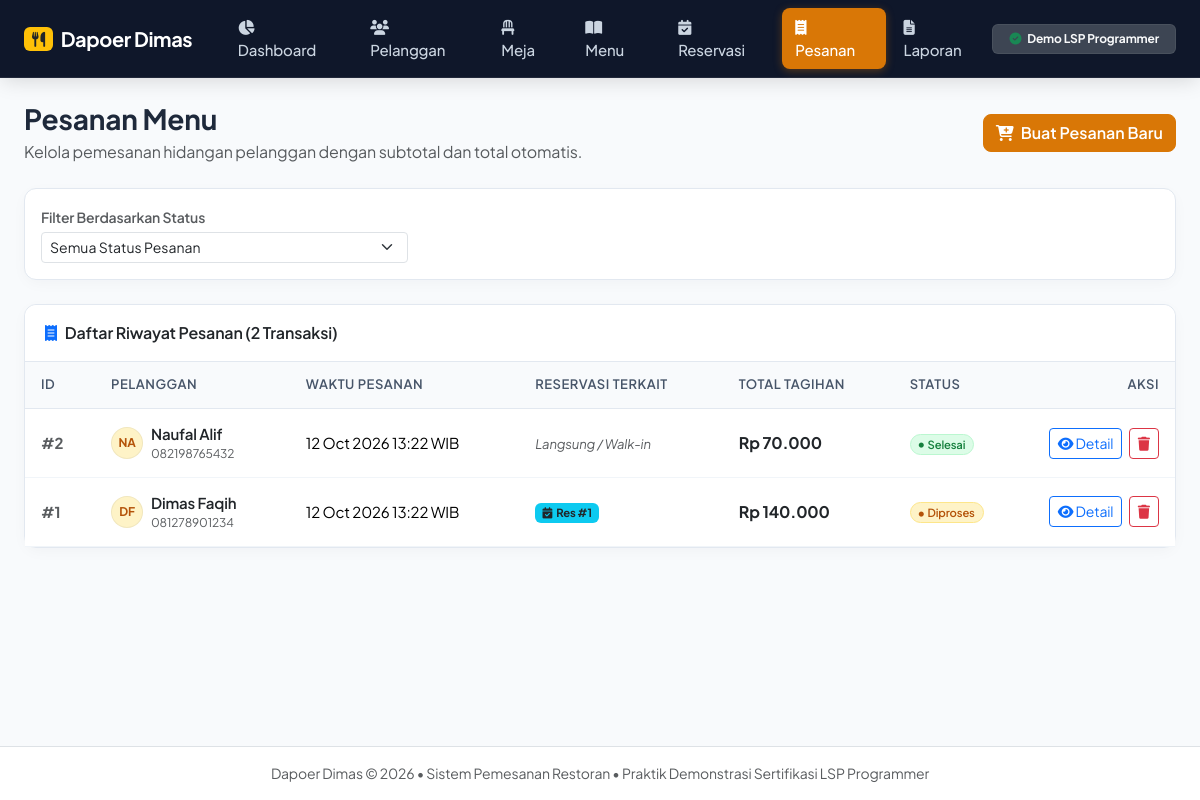
Page /restoran/index.php?page=orders on the committed database.
### tables this page shows
CREATE TABLE restaurant_orders (
    id INT AUTO_INCREMENT PRIMARY KEY,
    customer_id INT NOT NULL,
    reservation_id INT NULL,
    order_date DATETIME NOT NULL DEFAULT CURRENT_TIMESTAMP,
    status ENUM('Diproses', 'Selesai', 'Dibatalkan') NOT NULL DEFAULT 'Diproses',
    total_amount DECIMAL(12,2) NOT NULL DEFAULT 0.00,
    created_at TIMESTAMP DEFAULT CURRENT_TIMESTAMP,
    FOREIGN KEY (customer_id) REFERENCES customers(id) ON DELETE CASCADE,
    FOREIGN KEY (reservation_id) REFERENCES reservations(id) ON DELETE SET NULL
);

CREATE TABLE customers (
    id INT AUTO_INCREMENT PRIMARY KEY,
    name VARCHAR(100) NOT NULL,
    phone VARCHAR(20) NOT NULL,
    email VARCHAR(100) NULL,
    created_at TIMESTAMP DEFAULT CURRENT_TIMESTAMP
);

### restoran/index.php (called while the page is built, shortened)
<?php
require_once __DIR__ . '/config/database.php';
require_once __DIR__ . '/helpers/functions.php';
require_once __DIR__ . '/models/Order.php';
$pesananClass   = new Order($db);
$halaman = $_GET['page'] ?? 'dashboard';
$halaman_valid = [
    'dashboard'    => 'pages/dashboard.php',
    'customers'    => 'pages/customers.php',
    'tables'       => 'pages/tables.php',
    'menu'         => 'pages/menu.php',
    'reservations' => 'pages/reservations.php',
    'orders'       => 'pages/orders.php',
    'reports'      => 'pages/reports.php',
];
$file_halaman = $halaman_valid[$halaman] ?? 'pages/dashboard.php';
require_once __DIR__ . '/templates/header.php';
require_once __DIR__ . '/templates/navbar.php';
require_once __DIR__ . '/' . $file_halaman;
require_once __DIR__ . '/templates/footer.php';

### restoran/models/Order.php (called while the page is built, shortened)
<?php
class Order
{
    private PDO $db;
    public function __construct(PDO $koneksi)
    {
        $this->db = $koneksi;
    }
    public function ambilSemua(?string $mulai = null, ?string $selesai = null, ?string $status = null): array
    {
        $sql = "SELECT o.*, c.name AS nama_pelanggan, c.phone AS telepon_pelanggan
                FROM restaurant_orders o
                JOIN customers c ON o.customer_id = c.id
                WHERE 1=1";
        $params = [];
        $sql .= " ORDER BY o.order_date DESC, o.id DESC";
        $stmt = $this->db->prepare($sql);
        $stmt->execute($params);
        return $stmt->fetchAll();
    }
}

### restoran/pages/orders.php (the view, shortened to what this page needs)
<?php
$filter_status  = !empty($_GET['status']) ? trim($_GET['status']) : null;
$daftar_pesanan = $pesananClass->ambilSemua(null, null, $filter_status);
$view_id = !empty($_GET['view_id']) ? (int)$_GET['view_id'] : null;
$detail_pesanan = $view_id ? $pesananClass->ambilDetail($view_id) : null;
?>
<div class="d-flex flex-column flex-md-row justify-content-between align-items-md-center mb-4 gap-2 no-print">
    <div>
        <h1 class="h3 fw-bold mb-1">Pesanan Menu</h1>
        <p class="text-muted mb-0">Kelola pemesanan hidangan pelanggan dengan subtotal dan total otomatis.</p>
    </div>
    <button type="button" class="btn btn-warning-custom" data-bs-toggle="modal" data-bs-target="#modalBuatPesanan">
        <i class="fa fa-cart-plus me-1"></i> Buat Pesanan Baru
    </button>
</div>
<div class="card card-custom mb-4 <?= $detail_pesanan ? 'no-print' : '' ?>">
    <div class="card-body p-3">
        <form method="GET" action="index.php" class="row g-2 align-items-end">
            <div class="col-sm-6 col-md-4">
                <label class="form-label small fw-semibold text-muted mb-1">Filter Berdasarkan Status</label>
                <select name="status" class="form-select form-select-sm" onchange="this.form.submit()">
                    <option value="">Semua Status Pesanan</option>
                </select>
            </div>
        </form>
    </div>
</div>
<div class="card card-custom <?= $detail_pesanan ? 'no-print' : '' ?>">
    <div class="card-header card-header-custom d-flex justify-content-between align-items-center">
        <span><i class="fa fa-receipt me-2 text-primary"></i>Daftar Riwayat Pesanan (<?= count($daftar_pesanan) ?> Transaksi)</span>
    </div>
    <div class="card-body p-0">
        <div class="table-responsive">
            <table class="table table-custom mb-0">
                <thead>
                    <tr>
                        <th style="width: 70px;">ID</th>
                        <th>Pelanggan</th>
                        <th>Waktu Pesanan</th>
                        <th>Reservasi Terkait</th>
                        <th>Total Tagihan</th>
                        <th>Status</th>
                        <th class="text-end" style="width: 150px;">Aksi</th>
                    </tr>
                </thead>
                <tbody>
                    <?php if (empty($daftar_pesanan)): ?>
                        <tr>
                            <td colspan="7" class="text-center py-4 text-muted">Belum ada riwayat transaksi pesanan.</td>
                        </tr>
                    <?php else: ?>
                        <?php foreach ($daftar_pesanan as $o): ?>
                            <tr>
                                <td class="fw-bold text-muted">#<?= $o['id'] ?></td>
                                <td>
                                    <div class="d-flex align-items-center">
                                        <?= avatarInisial($o['nama_pelanggan']) ?>
                                        <div>
                                            <div class="fw-semibold text-dark"><?= htmlspecialchars($o['nama_pelanggan']) ?></div>
                                            <div class="text-muted" style="font-size: 0.75rem;"><?= htmlspecialchars($o['telepon_pelanggan']) ?></div>
                                        </div>
                                    </div>
                                </td>
                                <td><?= date('d M Y H:i', strtotime($o['order_date'])) ?> WIB</td>
                                <td>
                                    <?php if (!empty($o['reservation_id'])): ?>
                                        <span class="badge bg-info text-dark">
                                            <i class="fa fa-calendar-check me-1"></i>Res #<?= $o['reservation_id'] ?>
                                        </span>
                                    <?php else: ?>
                                        <span class="text-muted small fst-italic">Langsung / Walk-in</span>
                                    <?php endif; ?>
                                </td>
                                <td class="fw-bold text-dark fs-6"><?= formatRupiah((float)$o['total_amount']) ?></td>
                                <td><?= badgeStatus($o['status']) ?></td>
                                <td class="text-end">
                                    <a href="index.php?page=orders&view_id=<?= $o['id'] ?>" class="btn btn-sm btn-outline-primary me-1" title="Lihat Detail">
                                        <i class="fa fa-eye"></i> Detail
                                    </a>
                                    <form method="POST" action="index.php?page=orders" class="d-inline" onsubmit="return confirm('Hapus pesanan #<?= $o['id'] ?>?');">
                                        <button type="submit" class="btn btn-sm btn-outline-danger" title="Hapus">
                                            <i class="fa fa-trash"></i>
                                        </button>
                                    </form>
                                </td>
                            </tr>
                        <?php endforeach; ?>
                    <?php endif; ?>
                </tbody>
            </table>
        </div>
    </div>
</div>

### restoran/helpers/functions.php (shortened to what this page needs)
<?php
function formatRupiah(float $angka): string
{
    return 'Rp ' . number_format($angka, 0, ',', '.');
}
function badgeStatus(string $status): string
{
    $warna = match ($status) {
        'Menunggu', 'Diproses' => 'badge-soft-warning',
        'Dikonfirmasi', 'Aktif' => 'badge-soft-primary',
        'Selesai', 'Tersedia'   => 'badge-soft-success',
        'Dibatalkan', 'Nonaktif' => 'badge-soft-danger',
        default => 'badge-soft-secondary'
    };
    return '<span class="badge ' . $warna . ' px-2 py-1 rounded-pill fw-semibold"><i class="fa fa-circle me-1" style="font-size: 0.45em; vertical-align: middle;"></i>' . htmlspecialchars($status) . '</span>';
}
function avatarInisial(string $nama): string
{
    $parts = explode(' ', trim($nama));
    $i1 = substr($parts[0] ?? '', 0, 1);
    $i2 = isset($parts[1]) ? substr($parts[1], 0, 1) : '';
    $inisial = strtoupper($i1 . $i2);
    $bgColors = ['#e0e7ff', '#fef3c7', '#dcfce7', '#fee2e2', '#f3e8ff'];
    $textColors = ['#4338ca', '#b45309', '#15803d', '#b91c1c', '#7e22ce'];
    $idx = strlen($nama) % count($bgColors);
    return '<div class="avatar-circle me-2" style="background-color: ' . $bgColors[$idx] . '; color: ' . $textColors[$idx] . ';">' . htmlspecialchars($inisial) . '</div>';
}

### restoran/templates/header.php (style rules this page uses)
body { font-family: 'Plus Jakarta Sans', -apple-system, BlinkMacSystemFont, sans-serif; background-color: #f8fafc; color: #1e293b; min-height: 100vh; display: flex; flex-direction: column; }
:root { --brand-primary: #d97706; --brand-primary-hover: #b45309; --brand-dark: #0f172a; --surface-bg: #f8fafc; --card-radius: 12px; }
body { font-family: 'Plus Jakarta Sans', -apple-system, BlinkMacSystemFont, sans-serif; background-color: var(--surface-bg); color: #1e293b; min-height: 100vh; display: flex; flex-direction: column; letter-spacing: -0.01em; }
.card-custom { background: #ffffff; border: 1px solid #e2e8f0; border-radius: var(--card-radius); box-shadow: 0 4px 16px -2px rgba(15, 23, 42, 0.04); transition: transform 0.15s ease, box-shadow 0.15s ease; }
.card-header-custom { background: #ffffff; border-bottom: 1px solid #e2e8f0; font-weight: 600; padding: 1rem 1.25rem; border-top-left-radius: var(--card-radius) !important; border-top-right-radius: var(--card-radius) !important; }
.table-custom th { background-color: #f8fafc; color: #475569; font-weight: 600; font-size: 0.8125rem; text-transform: uppercase; letter-spacing: 0.04em; padding: 0.85rem 1rem; border-bottom: 1px solid #e2e8f0; }
.table-custom td { vertical-align: middle; padding: 0.85rem 1rem; font-size: 0.9375rem; border-bottom: 1px solid #f1f5f9; }
.btn-warning-custom { background-color: var(--brand-primary); border-color: var(--brand-primary); color: #ffffff; font-weight: 600; border-radius: 8px; transition: all 0.15s ease; }
.avatar-circle { width: 32px; height: 32px; border-radius: 50%; font-weight: 700; font-size: 0.75rem; display: inline-flex; align-items: center; justify-content: center; flex-shrink: 0; border: 1px solid rgba(0, 0, 0, 0.05); }
.badge-soft-success { background-color: #dcfce7 !important; color: #15803d !important; border: 1px solid #bbf7d0; }
.badge-soft-warning { background-color: #fef3c7 !important; color: #b45309 !important; border: 1px solid #fde68a; }

### rows in the picture
restaurant_orders: id "2", customer.name "NA", customer.name "Naufal Alif", customer.phone "082198765432", order_date "12 Oct 2026 13:22", shows "Langsung / Walk-in", total_amount "Rp 70.000", status "Selesai"
restaurant_orders: id "1", customer.name "DF", customer.name "Dimas Faqih", customer.phone "081278901234", order_date "12 Oct 2026 13:22", reservation "1", total_amount "Rp 140.000", status "Diproses"

### other values in the picture
count($daftar_pesanan) "2"
